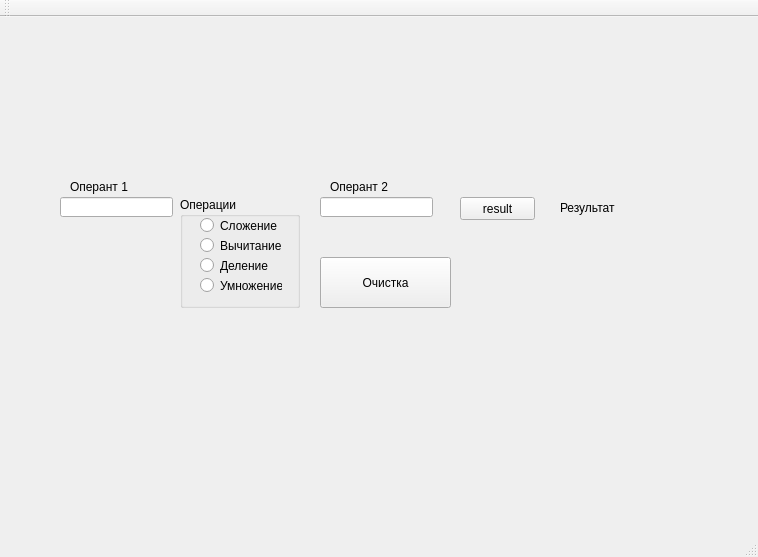
<?xml version="1.0" encoding="UTF-8"?>
<ui version="4.0">
 <class>MainWindow</class>
 <widget class="QMainWindow" name="MainWindow">
  <property name="geometry">
   <rect>
    <x>0</x>
    <y>0</y>
    <width>758</width>
    <height>557</height>
   </rect>
  </property>
  <property name="windowTitle">
   <string>MainWindow</string>
  </property>
  <widget class="QWidget" name="centralWidget">
   <widget class="QLineEdit" name="lineEdit_op_1">
    <property name="geometry">
     <rect>
      <x>60</x>
      <y>180</y>
      <width>113</width>
      <height>20</height>
     </rect>
    </property>
    <property name="text">
     <string/>
    </property>
   </widget>
   <widget class="QLineEdit" name="lineEdit_op_2">
    <property name="geometry">
     <rect>
      <x>320</x>
      <y>180</y>
      <width>113</width>
      <height>20</height>
     </rect>
    </property>
    <property name="text">
     <string/>
    </property>
   </widget>
   <widget class="QPushButton" name="pushButton_result">
    <property name="geometry">
     <rect>
      <x>460</x>
      <y>180</y>
      <width>75</width>
      <height>23</height>
     </rect>
    </property>
    <property name="text">
     <string>result</string>
    </property>
   </widget>
   <widget class="QLabel" name="label_op_1">
    <property name="geometry">
     <rect>
      <x>70</x>
      <y>160</y>
      <width>101</width>
      <height>20</height>
     </rect>
    </property>
    <property name="text">
     <string>Оперант 1</string>
    </property>
   </widget>
   <widget class="QLabel" name="label_op_2">
    <property name="geometry">
     <rect>
      <x>330</x>
      <y>160</y>
      <width>101</width>
      <height>20</height>
     </rect>
    </property>
    <property name="text">
     <string>Оперант 2</string>
    </property>
   </widget>
   <widget class="QGroupBox" name="groupBox">
    <property name="geometry">
     <rect>
      <x>180</x>
      <y>180</y>
      <width>120</width>
      <height>111</height>
     </rect>
    </property>
    <property name="title">
     <string>Операции</string>
    </property>
    <widget class="QRadioButton" name="radioButton_1_Sl">
     <property name="geometry">
      <rect>
       <x>20</x>
       <y>20</y>
       <width>82</width>
       <height>17</height>
      </rect>
     </property>
     <property name="text">
      <string>Сложение</string>
     </property>
    </widget>
    <widget class="QRadioButton" name="radioButton_2_Bh">
     <property name="geometry">
      <rect>
       <x>20</x>
       <y>40</y>
       <width>82</width>
       <height>17</height>
      </rect>
     </property>
     <property name="text">
      <string>Вычитание</string>
     </property>
    </widget>
    <widget class="QRadioButton" name="radioButton_3_Dl">
     <property name="geometry">
      <rect>
       <x>20</x>
       <y>60</y>
       <width>82</width>
       <height>17</height>
      </rect>
     </property>
     <property name="text">
      <string>Деление</string>
     </property>
    </widget>
    <widget class="QRadioButton" name="radioButton_4_Ym">
     <property name="geometry">
      <rect>
       <x>20</x>
       <y>80</y>
       <width>82</width>
       <height>17</height>
      </rect>
     </property>
     <property name="text">
      <string>Умножение</string>
     </property>
    </widget>
   </widget>
   <widget class="QLabel" name="label_res">
    <property name="geometry">
     <rect>
      <x>560</x>
      <y>180</y>
      <width>181</width>
      <height>21</height>
     </rect>
    </property>
    <property name="text">
     <string>Результат</string>
    </property>
   </widget>
   <widget class="QLabel" name="label_error">
    <property name="geometry">
     <rect>
      <x>460</x>
      <y>150</y>
      <width>141</width>
      <height>16</height>
     </rect>
    </property>
    <property name="palette">
     <palette>
      <active>
       <colorrole role="WindowText">
        <brush brushstyle="SolidPattern">
         <color alpha="255">
          <red>206</red>
          <green>0</green>
          <blue>0</blue>
         </color>
        </brush>
       </colorrole>
      </active>
      <inactive>
       <colorrole role="WindowText">
        <brush brushstyle="SolidPattern">
         <color alpha="255">
          <red>206</red>
          <green>0</green>
          <blue>0</blue>
         </color>
        </brush>
       </colorrole>
      </inactive>
      <disabled>
       <colorrole role="WindowText">
        <brush brushstyle="SolidPattern">
         <color alpha="255">
          <red>120</red>
          <green>120</green>
          <blue>120</blue>
         </color>
        </brush>
       </colorrole>
      </disabled>
     </palette>
    </property>
    <property name="text">
     <string/>
    </property>
   </widget>
   <widget class="QPushButton" name="pushButton_ohistka">
    <property name="geometry">
     <rect>
      <x>320</x>
      <y>240</y>
      <width>131</width>
      <height>51</height>
     </rect>
    </property>
    <property name="text">
     <string>Очистка</string>
    </property>
   </widget>
  </widget>
  <widget class="QMenuBar" name="menuBar">
   <property name="geometry">
    <rect>
     <x>0</x>
     <y>0</y>
     <width>758</width>
     <height>21</height>
    </rect>
   </property>
  </widget>
  <widget class="QToolBar" name="mainToolBar">
   <attribute name="toolBarArea">
    <enum>TopToolBarArea</enum>
   </attribute>
   <attribute name="toolBarBreak">
    <bool>false</bool>
   </attribute>
  </widget>
  <widget class="QStatusBar" name="statusBar"/>
 </widget>
 <layoutdefault spacing="6" margin="11"/>
 <resources/>
 <connections/>
</ui>
